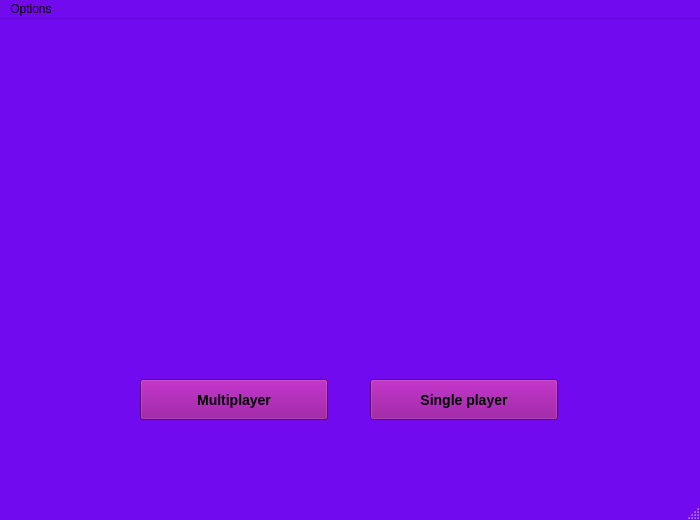
<?xml version="1.0" encoding="UTF-8"?>
<ui version="4.0">
 <class>VentanaModoJuego</class>
 <widget class="QMainWindow" name="VentanaModoJuego">
  <property name="geometry">
   <rect>
    <x>0</x>
    <y>0</y>
    <width>700</width>
    <height>520</height>
   </rect>
  </property>
  <property name="minimumSize">
   <size>
    <width>700</width>
    <height>520</height>
   </size>
  </property>
  <property name="maximumSize">
   <size>
    <width>700</width>
    <height>520</height>
   </size>
  </property>
  <property name="palette">
   <palette>
    <active>
     <colorrole role="WindowText">
      <brush brushstyle="SolidPattern">
       <color alpha="255">
        <red>0</red>
        <green>0</green>
        <blue>0</blue>
       </color>
      </brush>
     </colorrole>
     <colorrole role="Button">
      <brush brushstyle="SolidPattern">
       <color alpha="255">
        <red>114</red>
        <green>10</green>
        <blue>240</blue>
       </color>
      </brush>
     </colorrole>
     <colorrole role="Light">
      <brush brushstyle="SolidPattern">
       <color alpha="255">
        <red>179</red>
        <green>116</green>
        <blue>255</blue>
       </color>
      </brush>
     </colorrole>
     <colorrole role="Midlight">
      <brush brushstyle="SolidPattern">
       <color alpha="255">
        <red>146</red>
        <green>63</green>
        <blue>247</blue>
       </color>
      </brush>
     </colorrole>
     <colorrole role="Dark">
      <brush brushstyle="SolidPattern">
       <color alpha="255">
        <red>57</red>
        <green>5</green>
        <blue>120</blue>
       </color>
      </brush>
     </colorrole>
     <colorrole role="Mid">
      <brush brushstyle="SolidPattern">
       <color alpha="255">
        <red>76</red>
        <green>6</green>
        <blue>160</blue>
       </color>
      </brush>
     </colorrole>
     <colorrole role="Text">
      <brush brushstyle="SolidPattern">
       <color alpha="255">
        <red>0</red>
        <green>0</green>
        <blue>0</blue>
       </color>
      </brush>
     </colorrole>
     <colorrole role="BrightText">
      <brush brushstyle="SolidPattern">
       <color alpha="255">
        <red>255</red>
        <green>255</green>
        <blue>255</blue>
       </color>
      </brush>
     </colorrole>
     <colorrole role="ButtonText">
      <brush brushstyle="SolidPattern">
       <color alpha="255">
        <red>0</red>
        <green>0</green>
        <blue>0</blue>
       </color>
      </brush>
     </colorrole>
     <colorrole role="Base">
      <brush brushstyle="SolidPattern">
       <color alpha="255">
        <red>255</red>
        <green>255</green>
        <blue>255</blue>
       </color>
      </brush>
     </colorrole>
     <colorrole role="Window">
      <brush brushstyle="SolidPattern">
       <color alpha="255">
        <red>114</red>
        <green>10</green>
        <blue>240</blue>
       </color>
      </brush>
     </colorrole>
     <colorrole role="Shadow">
      <brush brushstyle="SolidPattern">
       <color alpha="255">
        <red>0</red>
        <green>0</green>
        <blue>0</blue>
       </color>
      </brush>
     </colorrole>
     <colorrole role="AlternateBase">
      <brush brushstyle="SolidPattern">
       <color alpha="255">
        <red>184</red>
        <green>132</green>
        <blue>247</blue>
       </color>
      </brush>
     </colorrole>
     <colorrole role="ToolTipBase">
      <brush brushstyle="SolidPattern">
       <color alpha="255">
        <red>255</red>
        <green>255</green>
        <blue>220</blue>
       </color>
      </brush>
     </colorrole>
     <colorrole role="ToolTipText">
      <brush brushstyle="SolidPattern">
       <color alpha="255">
        <red>0</red>
        <green>0</green>
        <blue>0</blue>
       </color>
      </brush>
     </colorrole>
     <colorrole role="PlaceholderText">
      <brush brushstyle="SolidPattern">
       <color alpha="128">
        <red>0</red>
        <green>0</green>
        <blue>0</blue>
       </color>
      </brush>
     </colorrole>
    </active>
    <inactive>
     <colorrole role="WindowText">
      <brush brushstyle="SolidPattern">
       <color alpha="255">
        <red>0</red>
        <green>0</green>
        <blue>0</blue>
       </color>
      </brush>
     </colorrole>
     <colorrole role="Button">
      <brush brushstyle="SolidPattern">
       <color alpha="255">
        <red>114</red>
        <green>10</green>
        <blue>240</blue>
       </color>
      </brush>
     </colorrole>
     <colorrole role="Light">
      <brush brushstyle="SolidPattern">
       <color alpha="255">
        <red>179</red>
        <green>116</green>
        <blue>255</blue>
       </color>
      </brush>
     </colorrole>
     <colorrole role="Midlight">
      <brush brushstyle="SolidPattern">
       <color alpha="255">
        <red>146</red>
        <green>63</green>
        <blue>247</blue>
       </color>
      </brush>
     </colorrole>
     <colorrole role="Dark">
      <brush brushstyle="SolidPattern">
       <color alpha="255">
        <red>57</red>
        <green>5</green>
        <blue>120</blue>
       </color>
      </brush>
     </colorrole>
     <colorrole role="Mid">
      <brush brushstyle="SolidPattern">
       <color alpha="255">
        <red>76</red>
        <green>6</green>
        <blue>160</blue>
       </color>
      </brush>
     </colorrole>
     <colorrole role="Text">
      <brush brushstyle="SolidPattern">
       <color alpha="255">
        <red>0</red>
        <green>0</green>
        <blue>0</blue>
       </color>
      </brush>
     </colorrole>
     <colorrole role="BrightText">
      <brush brushstyle="SolidPattern">
       <color alpha="255">
        <red>255</red>
        <green>255</green>
        <blue>255</blue>
       </color>
      </brush>
     </colorrole>
     <colorrole role="ButtonText">
      <brush brushstyle="SolidPattern">
       <color alpha="255">
        <red>0</red>
        <green>0</green>
        <blue>0</blue>
       </color>
      </brush>
     </colorrole>
     <colorrole role="Base">
      <brush brushstyle="SolidPattern">
       <color alpha="255">
        <red>255</red>
        <green>255</green>
        <blue>255</blue>
       </color>
      </brush>
     </colorrole>
     <colorrole role="Window">
      <brush brushstyle="SolidPattern">
       <color alpha="255">
        <red>114</red>
        <green>10</green>
        <blue>240</blue>
       </color>
      </brush>
     </colorrole>
     <colorrole role="Shadow">
      <brush brushstyle="SolidPattern">
       <color alpha="255">
        <red>0</red>
        <green>0</green>
        <blue>0</blue>
       </color>
      </brush>
     </colorrole>
     <colorrole role="AlternateBase">
      <brush brushstyle="SolidPattern">
       <color alpha="255">
        <red>184</red>
        <green>132</green>
        <blue>247</blue>
       </color>
      </brush>
     </colorrole>
     <colorrole role="ToolTipBase">
      <brush brushstyle="SolidPattern">
       <color alpha="255">
        <red>255</red>
        <green>255</green>
        <blue>220</blue>
       </color>
      </brush>
     </colorrole>
     <colorrole role="ToolTipText">
      <brush brushstyle="SolidPattern">
       <color alpha="255">
        <red>0</red>
        <green>0</green>
        <blue>0</blue>
       </color>
      </brush>
     </colorrole>
     <colorrole role="PlaceholderText">
      <brush brushstyle="SolidPattern">
       <color alpha="128">
        <red>0</red>
        <green>0</green>
        <blue>0</blue>
       </color>
      </brush>
     </colorrole>
    </inactive>
    <disabled>
     <colorrole role="WindowText">
      <brush brushstyle="SolidPattern">
       <color alpha="255">
        <red>57</red>
        <green>5</green>
        <blue>120</blue>
       </color>
      </brush>
     </colorrole>
     <colorrole role="Button">
      <brush brushstyle="SolidPattern">
       <color alpha="255">
        <red>114</red>
        <green>10</green>
        <blue>240</blue>
       </color>
      </brush>
     </colorrole>
     <colorrole role="Light">
      <brush brushstyle="SolidPattern">
       <color alpha="255">
        <red>179</red>
        <green>116</green>
        <blue>255</blue>
       </color>
      </brush>
     </colorrole>
     <colorrole role="Midlight">
      <brush brushstyle="SolidPattern">
       <color alpha="255">
        <red>146</red>
        <green>63</green>
        <blue>247</blue>
       </color>
      </brush>
     </colorrole>
     <colorrole role="Dark">
      <brush brushstyle="SolidPattern">
       <color alpha="255">
        <red>57</red>
        <green>5</green>
        <blue>120</blue>
       </color>
      </brush>
     </colorrole>
     <colorrole role="Mid">
      <brush brushstyle="SolidPattern">
       <color alpha="255">
        <red>76</red>
        <green>6</green>
        <blue>160</blue>
       </color>
      </brush>
     </colorrole>
     <colorrole role="Text">
      <brush brushstyle="SolidPattern">
       <color alpha="255">
        <red>57</red>
        <green>5</green>
        <blue>120</blue>
       </color>
      </brush>
     </colorrole>
     <colorrole role="BrightText">
      <brush brushstyle="SolidPattern">
       <color alpha="255">
        <red>255</red>
        <green>255</green>
        <blue>255</blue>
       </color>
      </brush>
     </colorrole>
     <colorrole role="ButtonText">
      <brush brushstyle="SolidPattern">
       <color alpha="255">
        <red>57</red>
        <green>5</green>
        <blue>120</blue>
       </color>
      </brush>
     </colorrole>
     <colorrole role="Base">
      <brush brushstyle="SolidPattern">
       <color alpha="255">
        <red>114</red>
        <green>10</green>
        <blue>240</blue>
       </color>
      </brush>
     </colorrole>
     <colorrole role="Window">
      <brush brushstyle="SolidPattern">
       <color alpha="255">
        <red>114</red>
        <green>10</green>
        <blue>240</blue>
       </color>
      </brush>
     </colorrole>
     <colorrole role="Shadow">
      <brush brushstyle="SolidPattern">
       <color alpha="255">
        <red>0</red>
        <green>0</green>
        <blue>0</blue>
       </color>
      </brush>
     </colorrole>
     <colorrole role="AlternateBase">
      <brush brushstyle="SolidPattern">
       <color alpha="255">
        <red>114</red>
        <green>10</green>
        <blue>240</blue>
       </color>
      </brush>
     </colorrole>
     <colorrole role="ToolTipBase">
      <brush brushstyle="SolidPattern">
       <color alpha="255">
        <red>255</red>
        <green>255</green>
        <blue>220</blue>
       </color>
      </brush>
     </colorrole>
     <colorrole role="ToolTipText">
      <brush brushstyle="SolidPattern">
       <color alpha="255">
        <red>0</red>
        <green>0</green>
        <blue>0</blue>
       </color>
      </brush>
     </colorrole>
     <colorrole role="PlaceholderText">
      <brush brushstyle="SolidPattern">
       <color alpha="128">
        <red>0</red>
        <green>0</green>
        <blue>0</blue>
       </color>
      </brush>
     </colorrole>
    </disabled>
   </palette>
  </property>
  <property name="windowTitle">
   <string>VOYAGERS</string>
  </property>
  <property name="windowIcon">
   <iconset resource="rec.qrc">
    <normaloff>:/iconos/Iconos/iconW_nave.png</normaloff>:/iconos/Iconos/iconW_nave.png</iconset>
  </property>
  <widget class="QWidget" name="centralwidget">
   <widget class="QPushButton" name="modoMultijugador">
    <property name="geometry">
     <rect>
      <x>140</x>
      <y>360</y>
      <width>188</width>
      <height>41</height>
     </rect>
    </property>
    <property name="minimumSize">
     <size>
      <width>188</width>
      <height>41</height>
     </size>
    </property>
    <property name="maximumSize">
     <size>
      <width>188</width>
      <height>41</height>
     </size>
    </property>
    <property name="styleSheet">
     <string notr="true">QPushButton {
	background-color: #8c0391;
	border-width: 3px;
    border-color: beige;
    font: bold 14px;
    min-width: 10em;
    padding: 6px;
}</string>
    </property>
    <property name="text">
     <string>Multiplayer</string>
    </property>
   </widget>
   <widget class="QPushButton" name="modoIndividual">
    <property name="geometry">
     <rect>
      <x>370</x>
      <y>360</y>
      <width>188</width>
      <height>41</height>
     </rect>
    </property>
    <property name="minimumSize">
     <size>
      <width>188</width>
      <height>41</height>
     </size>
    </property>
    <property name="styleSheet">
     <string notr="true">QPushButton {
	background-color: #8c0391;
	border-width: 3px;
    border-color: beige;
    font: bold 14px;
    min-width: 10em;
    padding: 6px;
}</string>
    </property>
    <property name="text">
     <string>Single player</string>
    </property>
   </widget>
   <widget class="QLabel" name="label">
    <property name="geometry">
     <rect>
      <x>30</x>
      <y>70</y>
      <width>641</width>
      <height>231</height>
     </rect>
    </property>
    <property name="text">
     <string>&lt;html&gt;&lt;head/&gt;&lt;body&gt;&lt;p&gt;&lt;img src=&quot;:/V1/Fondos/ModoJuego.jpg&quot;/&gt;&lt;/p&gt;&lt;/body&gt;&lt;/html&gt;</string>
    </property>
   </widget>
  </widget>
  <widget class="QMenuBar" name="menubar">
   <property name="geometry">
    <rect>
     <x>0</x>
     <y>0</y>
     <width>700</width>
     <height>21</height>
    </rect>
   </property>
   <widget class="QMenu" name="menuOpciones">
    <property name="title">
     <string>Options</string>
    </property>
    <addaction name="actionSobrePersonajes"/>
   </widget>
   <addaction name="menuOpciones"/>
  </widget>
  <widget class="QStatusBar" name="statusbar"/>
  <action name="actionSobrePersonajes">
   <property name="icon">
    <iconset resource="rec.qrc">
     <normaloff>:/iconos/Iconos/icon_info_personaje.png</normaloff>:/iconos/Iconos/icon_info_personaje.png</iconset>
   </property>
   <property name="text">
    <string>About players</string>
   </property>
  </action>
 </widget>
 <resources>
  <include location="rec.qrc"/>
 </resources>
 <connections/>
</ui>
